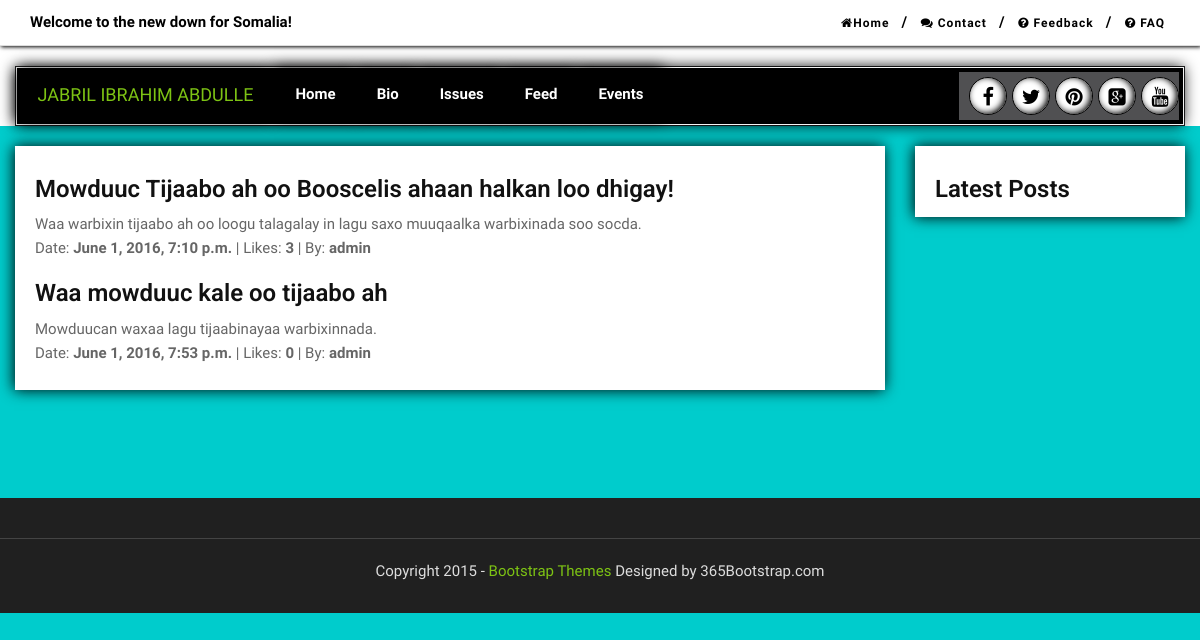
Page /feed on the earlier database version.
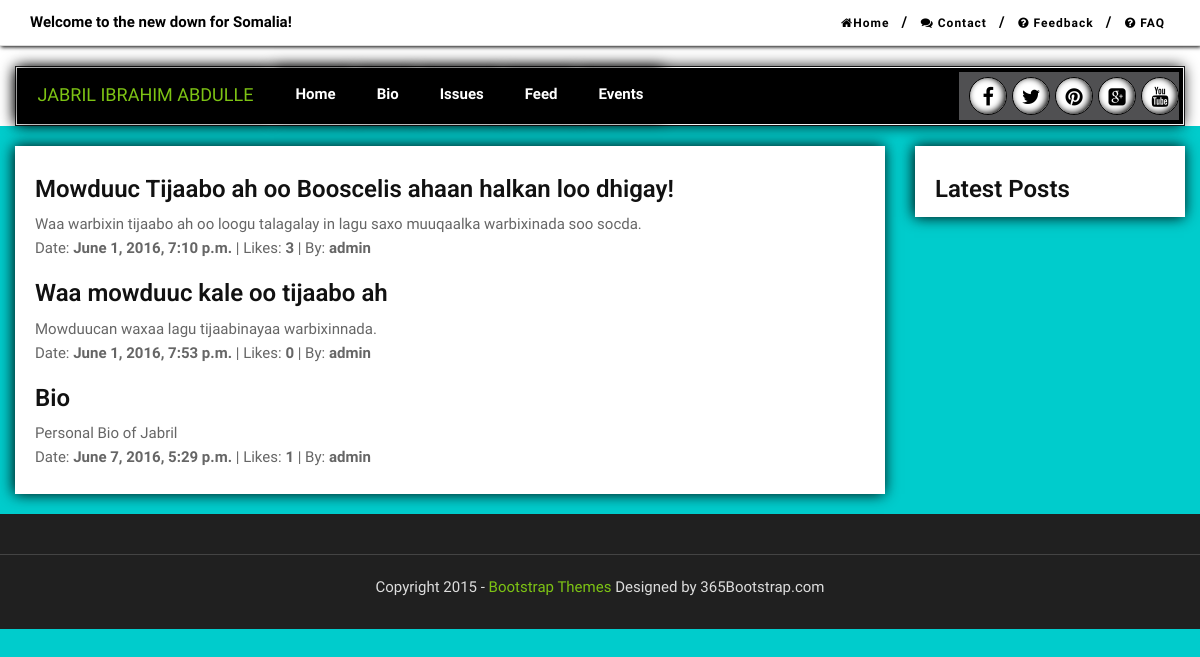
Same page on the later database version.
### campaign/models.py (models this page shows, shortened)
class Post(models.Model):
    title = models.CharField(max_length=200)
    description = models.CharField(max_length=350)
    video = models.ForeignKey(Video,blank=True, default=None)
    content = models.TextField()
    date_added = models.DateTimeField(default=timezone.now)
    last_updated = models.DateTimeField(default=timezone.now)
    published_date = models.DateTimeField(default=timezone.now)
    likes = models.IntegerField(default=0)
    dislikes = models.IntegerField(default=0)
    category = models.ForeignKey(Category, blank=False)
    author = models.ForeignKey(User, blank=False)
    featured_image = models.ForeignKey(Image, blank=True)
    view_counter = models.IntegerField(default=0)

### campaign/views.py (the view)
# urls.py: url(r'^feed$', views.feed, name='feed'),
def feed(request):
    posts = Post.objects.all()
    return render(request, 'campaign/partials/feeds.html',{"posts":posts, "post":{"pk":0}})

### campaign/templates/campaign/partials/feeds.html (shortened to what this page needs)
{% extends 'campaign/layout.html' %}
{% load markdown_deux_tags %}
{% block content %}
<div id="page-content" class="index-page container">
  <div class="row">
    <div id="main-content">
      <div id="column-one" class="col-md-9">
        <div class="box wrap-vid shadowed">
          {% for post in posts %}
            <h5>{{post.title}}</h5>
            <p>
              {{post.description|slice:"0:100:"}}<br/>
              Date: <strong>{{post.published_date}}</strong> | Likes: <strong>{{post.likes}}</strong> | By: <strong>{{post.author}}</strong>
            </p>
          {% endfor %}
        </div>
      </div>
      <div id="column-two" class="col-md-3">
        <div class="box wrap-vid shadowed">
          <h5>Latest Posts</h5>
        </div>
      </div>
    </div>
  </div>
</div>
{% endblock %}

Differences in the rows shown:
added Post: title "Bio", description "Personal Bio of Jabril", published_date "June 7, 2016, 5:29 p.m.", likes "1", author "admin"
